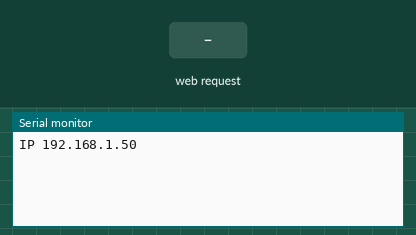
Simulated run of this sketch. Board: ESP8266 (NodeMCU). Parts: the last lines printed to the serial monitor. Inputs (shaded band) come from the test bench. WiFi joins after 1.5 s; servers stay silent unless stated; storage starts empty.

Above: at 2.8 s.
2.9 s: HTTP request GET /findNorth received
At 3.7 s:
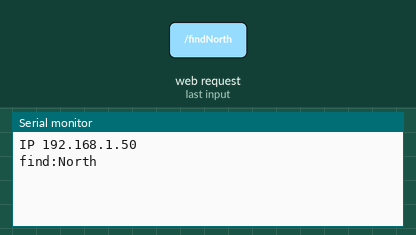
4.4 s: HTTP request GET /findEast received
At 4.9 s:
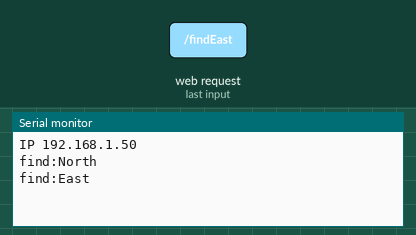
5.9 s: HTTP request GET /findSouth received
At 7.1 s:
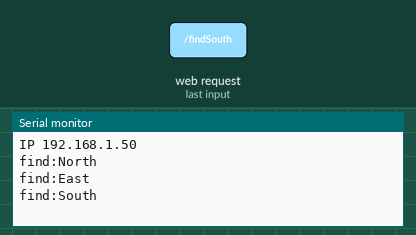
7.4 s: HTTP request GET /findWest received
At 8.4 s:
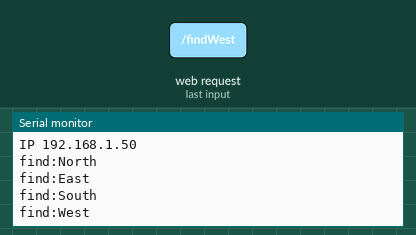
8.9 s: HTTP request GET /forwards10 received
At 9.5 s:
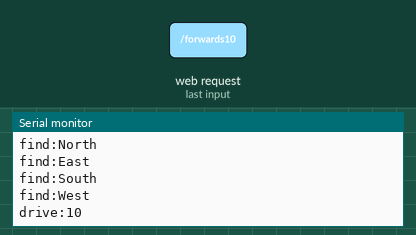
10.4 s: HTTP request GET /compass?value=1 received
At 11.8 s:
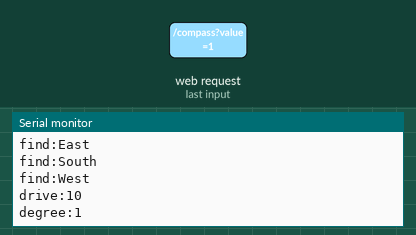

Measured:
- after the input at 2.9 s, the serial monitor: prints a new line at once (image 1)
- after the input at 4.4 s, the serial monitor: prints a new line at once (image 2)
- after the input at 5.9 s, the serial monitor: prints a new line at once (image 3)
- after the input at 7.4 s, the serial monitor: prints a new line at once (image 4)
- after the input at 8.9 s, the serial monitor: prints a new line at once (image 5)
- after the input at 10.4 s, the serial monitor: prints a new line at once (image 6)

The sketch:

EspCar.ino
```cpp
#include <ESP8266WiFi.h>
#include <ESP8266WebServer.h>
#include <FS.h>

// Copy the network credentials from your working ESP sketch before uploading.
const char* ssid="Titenet-IoT";
const char* password="7kDtaphg";
ESP8266WebServer server(80);

// Each accepted HTTP request becomes exactly one newline-terminated UART message.
void sendLine(String message){
  Serial.println(message);
  server.sendHeader("Cache-Control","no-store");
  server.send(200,"text/plain","Sent");
}

// Validate the complete query before sending a number to the Mega.
void sendNumber(const char* prefix,int low,int high){
  String text=server.arg("value");
  char* end;
  long n=strtol(text.c_str(),&end,10);
  if(!text.length() || *end || n<low || n>high){ // ERROR handling
    server.send(400,"text/plain","Invalid value"); return; // ERROR handling
  }
  sendLine(String(prefix)+n);
}

void setup(){
  // UART0 carries commands at the same baud rate as the Mega.
  Serial.begin(9600);
  if(!SPIFFS.begin()) return; // ERROR handling: files must be available before serving the page
  WiFi.mode(WIFI_STA);
  WiFi.begin(ssid,password);
  while(WiFi.status()!=WL_CONNECTED) delay(200);
  Serial.print("IP "); Serial.println(WiFi.localIP()); // Read the assigned address on the ESP monitor at startup.

  // Keep the original compass endpoint and use matching routes for all cardinal buttons.
  server.on("/compass",HTTP_GET,[]{sendNumber("degree:",-360,360);});
  server.on("/speed",HTTP_GET,[]{sendNumber("speed:",0,255);});
  server.on("/findNorth",HTTP_GET,[]{sendLine("find:North");});
  server.on("/findEast",HTTP_GET,[]{sendLine("find:East");});
  server.on("/findSouth",HTTP_GET,[]{sendLine("find:South");});
  server.on("/findWest",HTTP_GET,[]{sendLine("find:West");});
  // Signed distances encode both the requested direction and distance.
  server.on("/forwards10",HTTP_GET,[]{sendLine("drive:10");});
  server.on("/forwards50",HTTP_GET,[]{sendLine("drive:50");});
  server.on("/backwards10",HTTP_GET,[]{sendLine("drive:-10");});
  server.on("/backwards50",HTTP_GET,[]{sendLine("drive:-50");});
  server.on("/ping",HTTP_GET,[]{sendLine("ping");}); // ERROR handling: relay browser heartbeat
  // Serve the existing project file types out of the uploaded data directory.
  server.serveStatic("/script.js",SPIFFS,"/script.js");
  server.serveStatic("/style.css",SPIFFS,"/style.css");
  server.serveStatic("/",SPIFFS,"/index.html");
  server.begin();
}
void loop(){
  // Dispatch pending HTTP requests, including heartbeat pings during a drive.
  server.handleClient();
}
```
